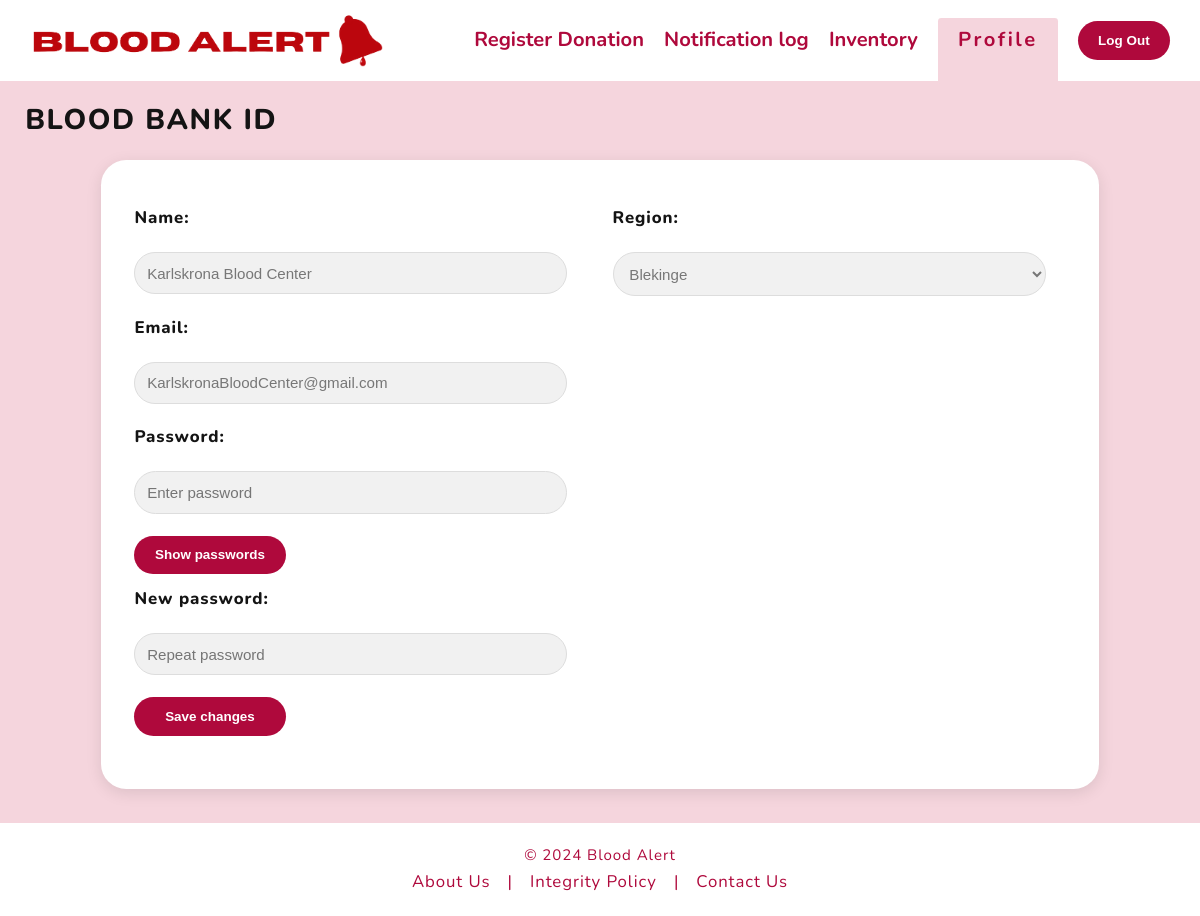
/Blood_bank/bbank_info.php (signed in), run on the app's committed database.
### tables this page shows
CREATE TABLE Blood_Bank (
    blood_bank_id INT PRIMARY KEY AUTO_INCREMENT,
    name VARCHAR(100),
    region_id INT,
    address VARCHAR(255),
    email VARCHAR(100),
    password VARCHAR(100),
    account_activation_hash VARCHAR(64) UNIQUE,
    FOREIGN KEY (region_id) REFERENCES Region(rid)
);

CREATE TABLE Region (
    rid INT PRIMARY KEY AUTO_INCREMENT,
    region VARCHAR(100)
);

### Blood_bank/bbank_front_page_backend.php (called while the page is built, shortened)
<?php
require_once '../unsubscribe.php';
$servername = "localhost";
$username = "root";
$password = "root";
$dbname = "twister";
if (isset($_SESSION['loggedin'])) {
    $email = $_SESSION['email'];
}
function write_js($data)
{
    $output = $data;
}
$link = mysqli_connect($servername, $username, $password, $dbname);
function get_account_info()
{
    global $email;
    global $link;
    $sql_req = "SELECT * FROM Blood_Bank WHERE email = '$email'";
    $res = $link->query($sql_req);
    $row = $res->fetch_assoc();
    return $row;
}
function curr_region()
{
    global $link;
    global $email;
    $sql_req = "SELECT region FROM Region INNER JOIN Blood_Bank ON Region.rid = Blood_Bank.region_id WHERE Blood_Bank.email = '$email'";
    $res = $link->query($sql_req);
    $row = $res->fetch_assoc();
    return $row['region'];
}
function get_regions()
{
    global $link;
    $sql_req = "SELECT region FROM Region";
    $res = $link->query($sql_req);
    $regions = array();
    while ($row = $res->fetch_assoc()) {
        $regions[] = $row['region'];
    }
    return $regions;
}

### Blood_bank/bbank_info.php (the view, shortened to what this page needs)
<?php
require_once 'bbank_front_page_backend.php';
$account_info = get_account_info();
$regions = get_regions();
?>
<!DOCTYPE html>
<html lang="en">
<head>
    <link rel="stylesheet" href="../../stylesheet/reset.css">
    <link rel="stylesheet" href="../../stylesheet/styles2.css">
</head>
<body>
    <header>
        <div class="logo-container">
            <a href="bbank_front_page.php">
            <img class="logo" src="../../Logo-and-text.png" alt="Logo"></a>
        </div>
        <nav>
            <ul>
                <li><a href="bbank_register_donation.php">Register Donation</a></li>
                <li><a href="bbank_notification_log.php">Notification log</a></li>
                <li><a href="bbank_front_page.php">Inventory</a></li>
                <li class="active"><a href="bbank_info.php">Profile</a></li>
            </ul>
        </nav>
        <button><a href="bb_log_out.php">Log Out</a></button>
    </header>
    <main>
        <h1>Blood bank ID</h1>
        <form action="bbank_front_page_backend.php" method="post"  onsubmit = "return validate_form();">
            <section class="donation-form">
                <div class="form-container">
                    <div class="form-column">
                        <h3>Name:</h3>
                        <input type="text" placeholder="Enter name" name="new-name" value="<?php echo $account_info['name'] ?>">
                        <h3>Email:</h3>
                        <input type="text" id = "email" placeholder="Enter email" name="new-email" value='<?php echo $account_info['email'] ?>'>
                        <h3>Password:</h3>
                            <input type="password" id="password" name="password" placeholder="Enter password">
                                <button class="profile-changes-button" type="button" onclick="togglePassword()">Show passwords</button>
                                <h3>New password:</h3>
                                <input type="password" id="repeat_password" name="repeat_password" placeholder="Repeat password">
                                <button class="profile-changes-button">Save changes</button>
                                <br>
                    </div>
                    <div class="form-column">
                    <h3>Region:</h3>
                        <select name="regions">
                            <?php
                            foreach ($regions as $region) {
                                if ($region == curr_region()) {
                                    echo "<option value = '$region' selected> $region </option>";
                                } else {
                                    echo "<option value = '$region'> $region </option>";
                                }
                            }
                            ?>
                        </select>
                    </div>
                </div>
            </section>
        </form>
    </main>
</body>
<footer>
  <p>&copy; 2024 Blood Alert</p>
  <nav>
    <a href="../../about_us.php">About Us</a> |
    <a href="../../integrity_policy.php">Integrity Policy</a> |
    <a href="mailto:bloodalert.twister@gmail.com">Contact Us</a>
  </nav>
</footer>
</html>

### stylesheet/styles2.css (style rules this page uses)
html { font-size: 105%; }
html, body { font-family: "Nunito", Helvetica, sans-serif; height: 100%; margin: 0; }
h1, h2, h3, h4 { font-family: "Nunito", Helvetica, sans-serif; font-weight: 800; letter-spacing: 0.055em; }
h1 { text-transform: uppercase; color: #141414; font-size: 1.7rem; margin: 1.5rem 0 1.5rem 1.5rem; }
h3 { color: #141414 ; margin-bottom: 1rem; margin-top: 1rem; font-size: 1rem; }
body { background-color: #f5d5dd; display: flex; flex-direction: column; }
input, select { width: calc(100% - 20px); padding: 0.7rem; margin: 0.5rem 0; border: 0.05rem solid #ddd; border-radius: 1.5rem; background-color: #f1f1f1; font-size: 0.9rem; box-sizing: border-box; color: #777777; }
select { width: 15rem; }
header { display: flex; font-family: "Nunito", Helvetica, sans-serif; justify-content: space-between; align-items: center; padding: 0.8rem 1.8rem; background-color: #fff; }
.logo-container { flex: 1; }
.logo { height: 3.2rem; }
nav ul { display: flex; list-style: none; padding: 0; margin: 0; }
nav ul li { margin-right: 1.2rem; }
nav ul li a { text-decoration: none; color: #af093c; font-size: 1.2rem; font-weight: bold; }
nav .active { position: relative; background-color: #f5d5dd; color: white; font-weight: bold; letter-spacing: 0.15rem; padding: 0.7rem 1.2rem; margin-top: -0.7rem; margin-bottom: -2rem; border-radius: 0.2rem; }
button { padding: 0.7rem 1.2rem; background-color: #af093c; color: white; border: none; border-radius: 1.5rem; cursor: pointer; font-weight: bold; min-width: 1.5rem; font-size: 0.8rem; }
button > a { text-decoration: none; color: white; }
footer { font-family: "Nunito", Helvetica, sans-serif; letter-spacing: 0.055em; background-color: white; color: #af093c; padding: 1.5rem; display: flex; justify-content: center; align-items: center; flex-direction: column; bottom: 0; margin-top: auto; }
footer a { color: #af093c; text-decoration: none; margin: 0 0.7rem; }
footer p { margin: 0; font-size: 0.9rem; }
footer nav { margin-top: 0.65rem; }
.form-container { display: flex; padding: 2rem; border-radius: 1.5rem; background-color: white; box-shadow: 0 4px 16px rgba(0, 0, 0, 0.1); max-width: 70rem; margin-left: 6rem; margin-right: 6rem; margin-bottom: 2rem; }
.form-column { flex: 1; margin-right: 1.5rem; text-align: left; }
.form-column:last-child { margin-right: 0; }
.form-column select { width: calc(100% - 20px); }
.profile-changes-button { display: block; margin-top: 0.8rem; width: 9rem; }

### data on the page
blood_bank: new-name "Karlskrona Blood Center", new-email "KarlskronaBloodCenter@gmail.com"
region: regions "Blekinge"
